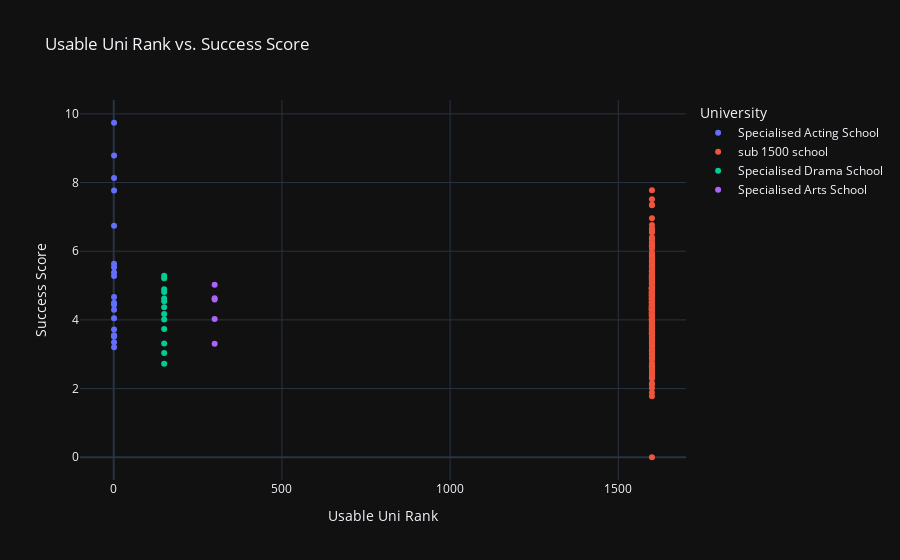

Write notebook code for a chart like this one.
### Code cell
fig = px.scatter(
    updated_actor_df,
    x="Usable Uni Rank",
    y="Success Score",
    color='University',
    title="Usable Uni Rank vs. Success Score",
    hover_data={"index": updated_actor_df.index}  # Include index in hover data
)

fig.show()

### Figure 1 — Plotly figure (JSON) as saved in the notebook; plotly's stock layout.template omitted (floating-point values rounded to 4 significant figures; data arrays with more than 128 entries replaced by an {"elided": "..."} marker saying what was removed)
{"data": [{"customdata": [["Tom Hanks"], ["Frank Welker"], ["Samuel L. Jackson"], ["Stanley Tucci"], ["Sandra Bullock"], ["Claire Danes"], ["Stephen Chow"], ["Jane Alexander"], ["Mykelti Williamson"], ["Elsa Pataky"], ["Devon Werkheiser"], ["Lainie Kazan"], ["Linda Lavin"], ["Rosie Perez"], ["Greta Gerwig"], ["William Fichtner"], ["Michael Ansara"], ["Richard O%27Brien"], ["John Houseman"], ["Fran Drescher"]], "hovertemplate": "University=Specialised Acting School<br>Usable Uni Rank=%{x}<br>Success Score=%{y}<br>index=%{customdata[0]}<extra></extra>", "legendgroup": "Specialised Acting School", "marker": {"color": "#636efa", "symbol": "circle"}, "mode": "markers", "name": "Specialised Acting School", "orientation": "v", "showlegend": true, "type": "scatter", "x": [1, 1, 1, 1, 1, 1, 1, 1, 1, 1, 1, 1, 1, 1, 1, 1, 1, 1, 1, 1], "xaxis": "x", "y": [9.742, 8.788, 8.13, 7.768, 6.738, 5.639, 5.535, 5.379, 5.281, 4.665, 4.497, 4.444, 4.293, 4.049, 3.72, 3.556, 3.534, 3.514, 3.347, 3.207], "yaxis": "y"}, {"customdata": {"elided": "545x1 str values"}, "hovertemplate": "University=sub 1500 school<br>Usable Uni Rank=%{x}<br>Success Score=%{y}<br>index=%{customdata[0]}<extra></extra>", "legendgroup": "sub 1500 school", "marker": {"color": "#EF553B", "symbol": "circle"}, "mode": "markers", "name": "sub 1500 school", "orientation": "v", "showlegend": true, "type": "scatter", "x": {"elided": "545 int values"}, "xaxis": "x", "y": {"elided": "545 float values"}, "yaxis": "y"}, {"customdata": [["Joanne Woodward"], ["Michael Gough"], ["Gillian Anderson"], ["Kirk Acevedo"], ["Allyce Beasley"], ["Larry Hagman"], ["Antony Starr"], ["William Conrad"], ["Matt Czuchry"], ["Carol Channing"], ["Ellen Barkin"], ["Henry Silva"], ["Bryan Cranston"]], "hovertemplate": "University=Specialised Drama School<br>Usable Uni Rank=%{x}<br>Success Score=%{y}<br>index=%{customdata[0]}<extra></extra>", "legendgroup": "Specialised Drama School", "marker": {"color": "#00cc96", "symbol": "circle"}, "mode": "markers", "name": "Specialised Drama School", "orientation": "v", "showlegend": true, "type": "scatter", "x": [150, 150, 150, 150, 150, 150, 150, 150, 150, 150, 150, 150, 150], "xaxis": "x", "y": [5.285, 5.211, 4.89, 4.813, 4.623, 4.543, 4.367, 4.171, 4.011, 3.732, 3.312, 3.035, 2.724], "yaxis": "y"}, {"customdata": [["Peter Berg"], ["Nicole Scherzinger"], ["Noah Munck"], ["Jackie Mason"], ["Don Stark"]], "hovertemplate": "University=Specialised Arts School<br>Usable Uni Rank=%{x}<br>Success Score=%{y}<br>index=%{customdata[0]}<extra></extra>", "legendgroup": "Specialised Arts School", "marker": {"color": "#ab63fa", "symbol": "circle"}, "mode": "markers", "name": "Specialised Arts School", "orientation": "v", "showlegend": true, "type": "scatter", "x": [300, 300, 300, 300, 300], "xaxis": "x", "y": [5.026, 4.628, 4.592, 4.023, 3.303], "yaxis": "y"}], "layout": {"legend": {"title": {"text": "University"}, "tracegroupgap": 0}, "title": {"text": "Usable Uni Rank vs. Success Score"}, "xaxis": {"anchor": "y", "domain": [0, 1], "title": {"text": "Usable Uni Rank"}}, "yaxis": {"anchor": "x", "domain": [0, 1], "title": {"text": "Success Score"}}}}
